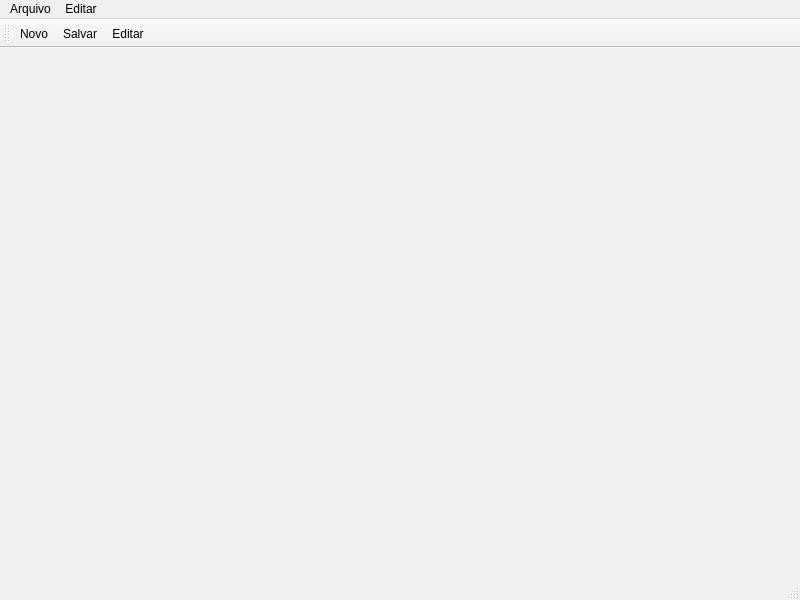
<?xml version="1.0" encoding="UTF-8"?>
<ui version="4.0">
 <class>MainWindow</class>
 <widget class="QMainWindow" name="MainWindow">
  <property name="geometry">
   <rect>
    <x>0</x>
    <y>0</y>
    <width>800</width>
    <height>600</height>
   </rect>
  </property>
  <property name="windowTitle">
   <string>MainWindow</string>
  </property>
  <widget class="QWidget" name="centralwidget"/>
  <widget class="QMenuBar" name="menubar">
   <property name="geometry">
    <rect>
     <x>0</x>
     <y>0</y>
     <width>800</width>
     <height>20</height>
    </rect>
   </property>
   <widget class="QMenu" name="menuArquivo">
    <property name="title">
     <string>Arquivo</string>
    </property>
    <addaction name="actionNovo"/>
    <addaction name="actionSalvar"/>
    <addaction name="actionEditar"/>
    <addaction name="separator"/>
    <addaction name="actionSair"/>
   </widget>
   <widget class="QMenu" name="menuEditar">
    <property name="title">
     <string>Editar</string>
    </property>
    <addaction name="actionPesquisar"/>
   </widget>
   <addaction name="menuArquivo"/>
   <addaction name="menuEditar"/>
  </widget>
  <widget class="QStatusBar" name="statusbar"/>
  <widget class="QToolBar" name="toolBar">
   <property name="windowTitle">
    <string>toolBar</string>
   </property>
   <attribute name="toolBarArea">
    <enum>TopToolBarArea</enum>
   </attribute>
   <attribute name="toolBarBreak">
    <bool>false</bool>
   </attribute>
   <addaction name="actionNovo"/>
   <addaction name="actionSalvar"/>
   <addaction name="actionEditar"/>
  </widget>
  <action name="actionNovo">
   <property name="icon">
    <iconset resource="Icons.qrc">
     <normaloff>:/icones/Imgs/icons8-new-file-40.png</normaloff>:/icones/Imgs/icons8-new-file-40.png</iconset>
   </property>
   <property name="text">
    <string>Novo</string>
   </property>
  </action>
  <action name="actionSalvar">
   <property name="icon">
    <iconset resource="Icons.qrc">
     <normaloff>:/icones/Imgs/icons8-save-40.png</normaloff>:/icones/Imgs/icons8-save-40.png</iconset>
   </property>
   <property name="text">
    <string>Salvar</string>
   </property>
  </action>
  <action name="actionEditar">
   <property name="icon">
    <iconset resource="Icons.qrc">
     <normaloff>:/icones/Imgs/icons8-edit-40.png</normaloff>:/icones/Imgs/icons8-edit-40.png</iconset>
   </property>
   <property name="text">
    <string>Editar</string>
   </property>
  </action>
  <action name="actionSair">
   <property name="icon">
    <iconset resource="Icons.qrc">
     <normaloff>:/icones/Imgs/icons8-exit-40.png</normaloff>:/icones/Imgs/icons8-exit-40.png</iconset>
   </property>
   <property name="text">
    <string>Sair</string>
   </property>
  </action>
  <action name="actionPesquisar">
   <property name="icon">
    <iconset resource="Icons.qrc">
     <normaloff>:/icones/Imgs/icons8-search-40.png</normaloff>:/icones/Imgs/icons8-search-40.png</iconset>
   </property>
   <property name="text">
    <string>Pesquisar</string>
   </property>
  </action>
 </widget>
 <resources>
  <include location="Icons.qrc"/>
 </resources>
 <connections/>
</ui>
